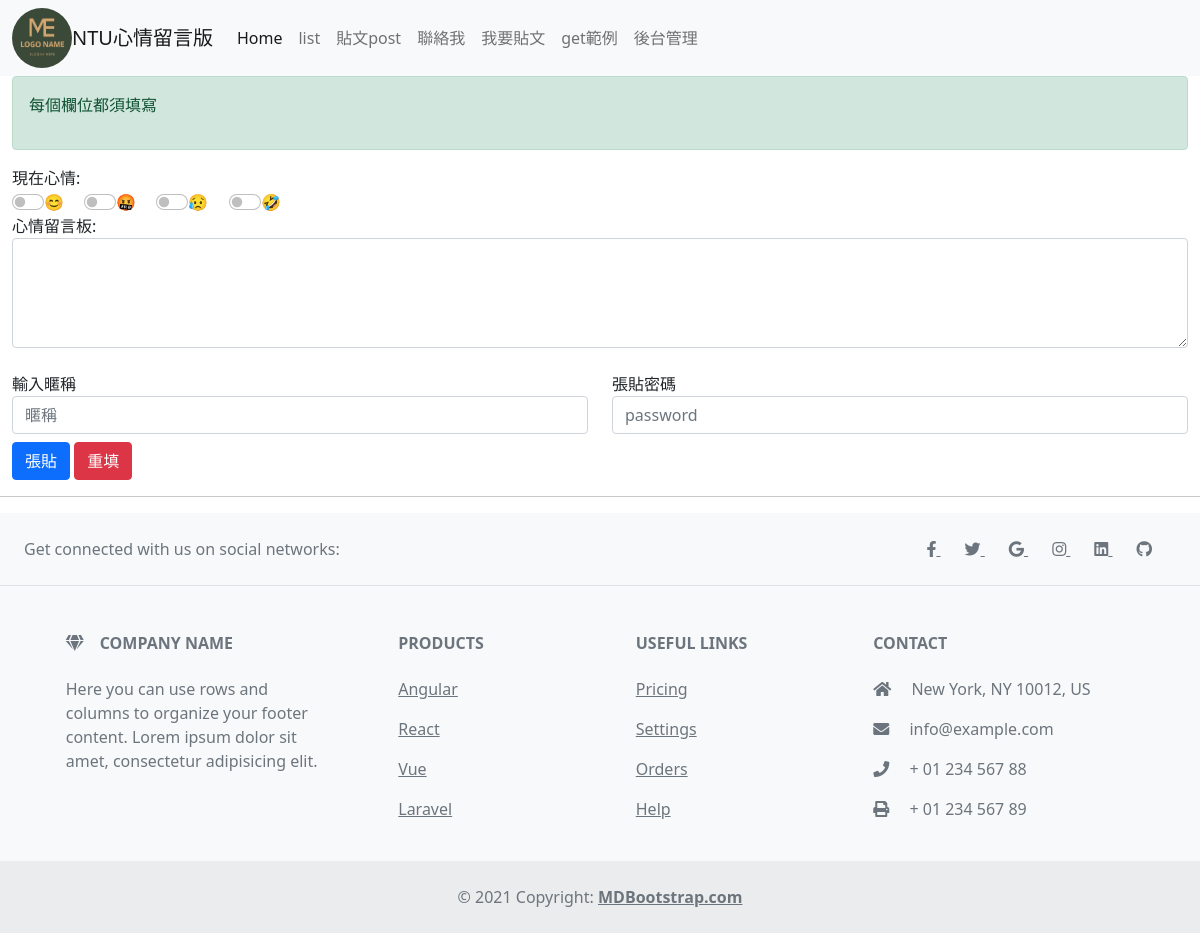
Page /post/ on the committed database.
### mysite/models.py (models this page shows, shortened)
class Mood(models.Model):
  status = models.CharField(max_length=20,null = False) #文字欄位 記錄心情

### mysite/views.py (the view)
# urls.py: path('post/',views.posting),#post 負責貼文
def posting(request):
  posts = models.Post.objects.filter(enabled = True).order_by('-pub_time')[:150]
  moods = models.Mood.objects.all()
  try:
    user_id = request.POST['user_id']
    user_pass = request.POST['user_pass']
    user_post = request.POST['user_post']
    user_mood = request.POST['mood']
  except:
      user_id = None
      message="每個欄位都須填寫"
  if user_id != None:
    urmood = models.Mood.objects.get(status = user_mood) #喜怒哀樂
    post = models.Post.objects.create(mood=urmood,nickname=user_id,del_pass=user_pass,message=user_post)
    post.save()
    message ="儲存成功,請記得你的編輯密碼[{}]!，訊息需經審查後才會顯示。".format(user_pass)
  return render(request,"post.html",locals())

### mysite/templates/post.html (shortened to what this page needs)
{% extends "base.html" %}
{% block content%}
<div class="col-md-12">
  {% if message %}
  <div class="alert alert-success" role="alert">
    {{ message | linebreaks  }}
  </div>
  {% endif %}
  <form name="my form" action="." method='Post'>
    現在心情:<br>
    {% for m in moods %}
      <div class="form-check-inline form-switch">
       <input  class="form-check-input " type="radio" name="mood" value="{{m.status}}">{{m.status}}
     </div>
    {% empty %}
      <p>空空如也</p>
    {% endfor %}
    <div><label for="message">心情留言板:</label></div>
    <div class="form-outline mb-4">
      <textarea class="form-control" name="user_post" id="form6Example7" rows="4"></textarea>
    </div>
      <div class="row mb-2">
        <div class="col form-group">
          <label for="user_id">輸入暱稱</label>
          <input type="text" id="user_id" name="user_id"class="form-control" placeholder="暱稱">
        </div>
        <div class="col">
          <label for="user_pass">張貼密碼</label>
          <input type="text" id="user_pass" name="user_pass"class="form-control" placeholder="password">
        </div>
      </div>
      <input class ="btn btn-primary" type="submit" value="張貼">
      <input class ="btn btn-danger" type="reset" value="重填">
  </form>
</div>
{% endblock %}

### rows in the picture
Mood: status "😊"
Mood: status "🤬"
Mood: status "😥"
Mood: status "🤣"

### other values in the picture
{{ message | linebreaks }} "每個欄位都須填寫"
